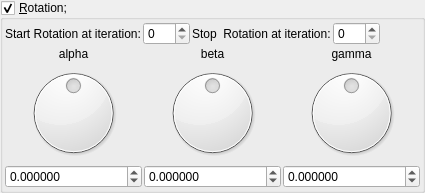
    <widget class="MyGroupBox" name="groupCheck_transf_rotation_enabled">
     <property name="title">
      <string>&amp;Rotation;</string>
     </property>
     <property name="checkable">
      <bool>true</bool>
     </property>
     <layout class="QVBoxLayout" name="verticalLayout_9" stretch="0,0">
      <property name="spacing">
       <number>2</number>
      </property>
      <property name="leftMargin">
       <number>2</number>
      </property>
      <property name="topMargin">
       <number>2</number>
      </property>
      <property name="rightMargin">
       <number>2</number>
      </property>
      <property name="bottomMargin">
       <number>2</number>
      </property>
      <item>
       <layout class="QGridLayout" name="gridLayout_62">
        <property name="spacing">
         <number>2</number>
        </property>
        <item row="1" column="5">
         <spacer name="horizontalSpacer_35">
          <property name="orientation">
           <enum>Qt::Horizontal</enum>
          </property>
          <property name="sizeHint" stdset="0">
           <size>
            <width>40</width>
            <height>2</height>
           </size>
          </property>
         </spacer>
        </item>
        <item row="1" column="2">
         <widget class="QLabel" name="label_247">
          <property name="text">
           <string>Stop  Rotation at iteration:</string>
          </property>
         </widget>
        </item>
        <item row="1" column="3">
         <widget class="MySpinBox" name="spinboxInt_transf_stop_iterations">
          <property name="sizePolicy">
           <sizepolicy hsizetype="Minimum" vsizetype="Maximum">
            <horstretch>0</horstretch>
            <verstretch>0</verstretch>
           </sizepolicy>
          </property>
          <property name="maximum">
           <number>250</number>
          </property>
         </widget>
        </item>
        <item row="1" column="1">
         <widget class="MySpinBox" name="spinboxInt_transf_start_iterations">
          <property name="sizePolicy">
           <sizepolicy hsizetype="Minimum" vsizetype="Maximum">
            <horstretch>0</horstretch>
            <verstretch>0</verstretch>
           </sizepolicy>
          </property>
          <property name="maximum">
           <number>250</number>
          </property>
         </widget>
        </item>
        <item row="1" column="0">
         <widget class="QLabel" name="label_246">
          <property name="text">
           <string>Start Rotation at iteration:</string>
          </property>
         </widget>
        </item>
       </layout>
      </item>
      <item>
       <layout class="QGridLayout" name="gridLayout_11">
        <property name="spacing">
         <number>2</number>
        </property>
        <item row="2" column="1">
         <widget class="QDial" name="dial3_transf_rotation_y">
          <property name="minimum">
           <number>-18000</number>
          </property>
          <property name="maximum">
           <number>18000</number>
          </property>
          <property name="wrapping">
           <bool>true</bool>
          </property>
         </widget>
        </item>
        <item row="1" column="0">
         <widget class="QLabel" name="label_35">
          <property name="text">
           <string>alpha</string>
          </property>
          <property name="alignment">
           <set>Qt::AlignCenter</set>
          </property>
         </widget>
        </item>
        <item row="2" column="2">
         <widget class="QDial" name="dial3_transf_rotation_z">
          <property name="minimum">
           <number>-18000</number>
          </property>
          <property name="maximum">
           <number>18000</number>
          </property>
          <property name="wrapping">
           <bool>true</bool>
          </property>
         </widget>
        </item>
        <item row="3" column="0">
         <widget class="MyDoubleSpinBox" name="spinboxd3_transf_rotation_x">
          <property name="sizePolicy">
           <sizepolicy hsizetype="Minimum" vsizetype="Maximum">
            <horstretch>0</horstretch>
            <verstretch>0</verstretch>
           </sizepolicy>
          </property>
          <property name="prefix">
           <string/>
          </property>
          <property name="suffix">
           <string/>
          </property>
          <property name="decimals">
           <number>6</number>
          </property>
          <property name="minimum">
           <double>-36000.000000000000000</double>
          </property>
          <property name="maximum">
           <double>36000.000000000000000</double>
          </property>
          <property name="singleStep">
           <double>1.000000000000000</double>
          </property>
         </widget>
        </item>
        <item row="3" column="1">
         <widget class="MyDoubleSpinBox" name="spinboxd3_transf_rotation_y">
          <property name="sizePolicy">
           <sizepolicy hsizetype="Minimum" vsizetype="Maximum">
            <horstretch>0</horstretch>
            <verstretch>0</verstretch>
           </sizepolicy>
          </property>
          <property name="prefix">
           <string/>
          </property>
          <property name="suffix">
           <string/>
          </property>
          <property name="decimals">
           <number>6</number>
          </property>
          <property name="minimum">
           <double>-36000.000000000000000</double>
          </property>
          <property name="maximum">
           <double>36000.000000000000000</double>
          </property>
          <property name="singleStep">
           <double>1.000000000000000</double>
          </property>
         </widget>
        </item>
        <item row="3" column="2">
         <widget class="MyDoubleSpinBox" name="spinboxd3_transf_rotation_z">
          <property name="sizePolicy">
           <sizepolicy hsizetype="Minimum" vsizetype="Maximum">
            <horstretch>0</horstretch>
            <verstretch>0</verstretch>
           </sizepolicy>
          </property>
          <property name="prefix">
           <string/>
          </property>
          <property name="suffix">
           <string/>
          </property>
          <property name="decimals">
           <number>6</number>
          </property>
          <property name="minimum">
           <double>-36000.000000000000000</double>
          </property>
          <property name="maximum">
           <double>36000.000000000000000</double>
          </property>
          <property name="singleStep">
           <double>1.000000000000000</double>
          </property>
         </widget>
        </item>
        <item row="1" column="1">
         <widget class="QLabel" name="label_34">
          <property name="text">
           <string>beta</string>
          </property>
          <property name="alignment">
           <set>Qt::AlignCenter</set>
          </property>
         </widget>
        </item>
        <item row="1" column="2">
         <widget class="QLabel" name="label_36">
          <property name="text">
           <string>gamma</string>
          </property>
          <property name="alignment">
           <set>Qt::AlignCenter</set>
          </property>
         </widget>
        </item>
        <item row="2" column="0">
         <widget class="QDial" name="dial3_transf_rotation_x">
          <property name="minimum">
           <number>-18000</number>
          </property>
          <property name="maximum">
           <number>18000</number>
          </property>
          <property name="wrapping">
           <bool>true</bool>
          </property>
         </widget>
        </item>
       </layout>
      </item>
     </layout>
    </widget>
